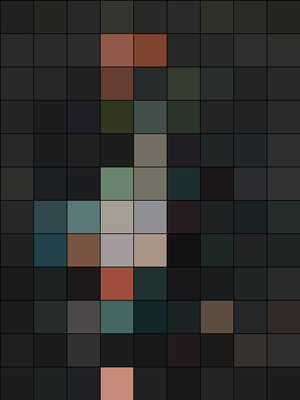
#> input picture util/test.png, 300 x 400 px
$ python getHist.py test.png
#> lines starting #> are read from the running program, lines starting #| are printed output that depends on the picture
#!/usr/bin/python

import sys
sys.path.append('/usr/local/lib/python2.6/dist-packages')
import cv2
import numpy as np
from matplotlib import pyplot as plt


inputImg = sys.argv[1]
gray_img = cv2.imread(inputImg, cv2.IMREAD_GRAYSCALE)
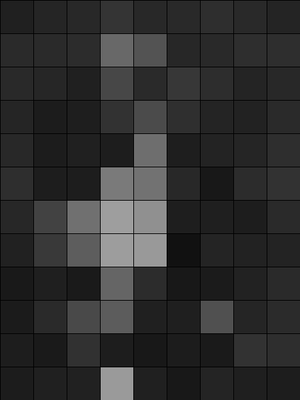
#> gray_img: shape (400, 300); min 0, max 184, mean 47.1
cv2.imshow('GoldenGate',gray_img)
#hist = cv2.calcHist([gray_img],[0],None,[256],[0,256])
hist,bins = np.histogram(gray_img,256,[0,256])
#> hist = 256 values, max 6826 at index 29, min 0 at index 1, mean 468.8; bins = 257 values from 0 to 256

plt.hist(gray_img.ravel(),256,[0,256])
plt.title('Histogram for gray scale picture')
plt.show()
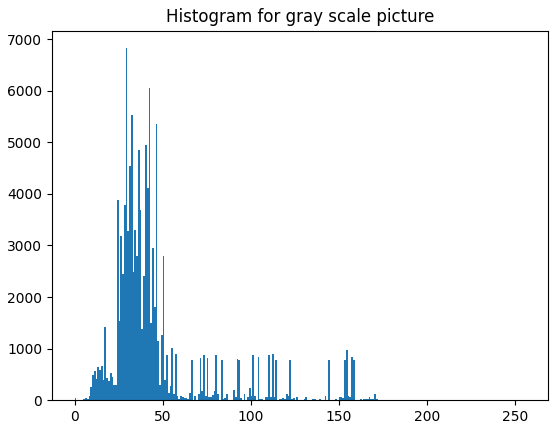
#> figure drawn by matplotlib, 1 panel; tallest bar 6826 high, from x = 29 to 30

while True:
    k = cv2.waitKey(0) & 0xFF
#> (key Esc is pressed here)
    if k == 27: break             # ESC key to exit
cv2.destroyAllWindows()
